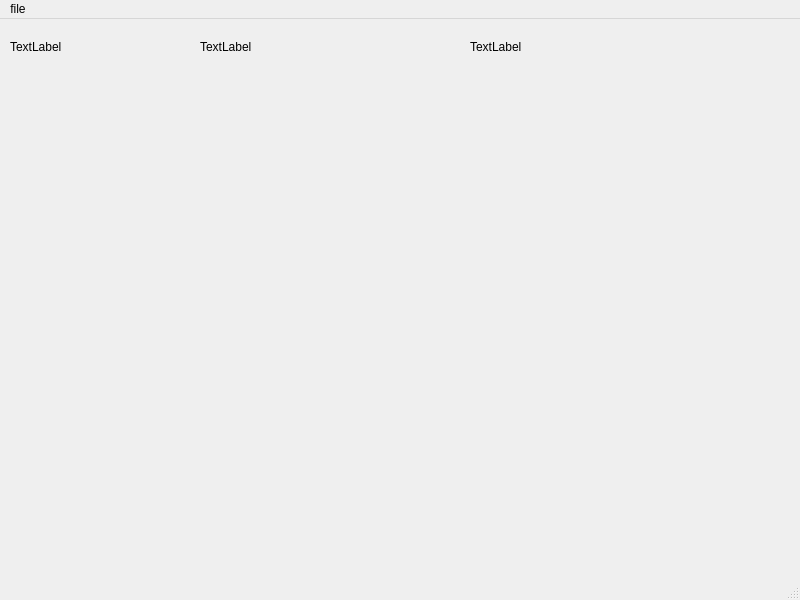
<?xml version="1.0" encoding="UTF-8"?>
<ui version="4.0">
 <class>MainWindow</class>
 <widget class="QMainWindow" name="MainWindow">
  <property name="geometry">
   <rect>
    <x>0</x>
    <y>0</y>
    <width>800</width>
    <height>600</height>
   </rect>
  </property>
  <property name="windowTitle">
   <string>MainWindow</string>
  </property>
  <widget class="QWidget" name="centralwidget">
   <widget class="QLabel" name="content">
    <property name="geometry">
     <rect>
      <x>10</x>
      <y>20</y>
      <width>59</width>
      <height>15</height>
     </rect>
    </property>
    <property name="text">
     <string>TextLabel</string>
    </property>
   </widget>
   <widget class="QLabel" name="style">
    <property name="geometry">
     <rect>
      <x>200</x>
      <y>20</y>
      <width>59</width>
      <height>15</height>
     </rect>
    </property>
    <property name="text">
     <string>TextLabel</string>
    </property>
   </widget>
   <widget class="QLabel" name="ouptut">
    <property name="geometry">
     <rect>
      <x>470</x>
      <y>20</y>
      <width>59</width>
      <height>15</height>
     </rect>
    </property>
    <property name="text">
     <string>TextLabel</string>
    </property>
   </widget>
  </widget>
  <widget class="QMenuBar" name="menubar">
   <property name="geometry">
    <rect>
     <x>0</x>
     <y>0</y>
     <width>800</width>
     <height>20</height>
    </rect>
   </property>
   <widget class="QMenu" name="menufile">
    <property name="title">
     <string>file</string>
    </property>
    <addaction name="actionopen"/>
    <addaction name="separator"/>
    <addaction name="actionsave"/>
    <addaction name="actionopen_style"/>
   </widget>
   <addaction name="menufile"/>
  </widget>
  <widget class="QStatusBar" name="statusbar"/>
  <action name="actionopen">
   <property name="text">
    <string>open</string>
   </property>
  </action>
  <action name="actionsave">
   <property name="text">
    <string>save</string>
   </property>
  </action>
  <action name="actionopen_style">
   <property name="text">
    <string>open style</string>
   </property>
  </action>
 </widget>
 <resources/>
 <connections/>
</ui>
